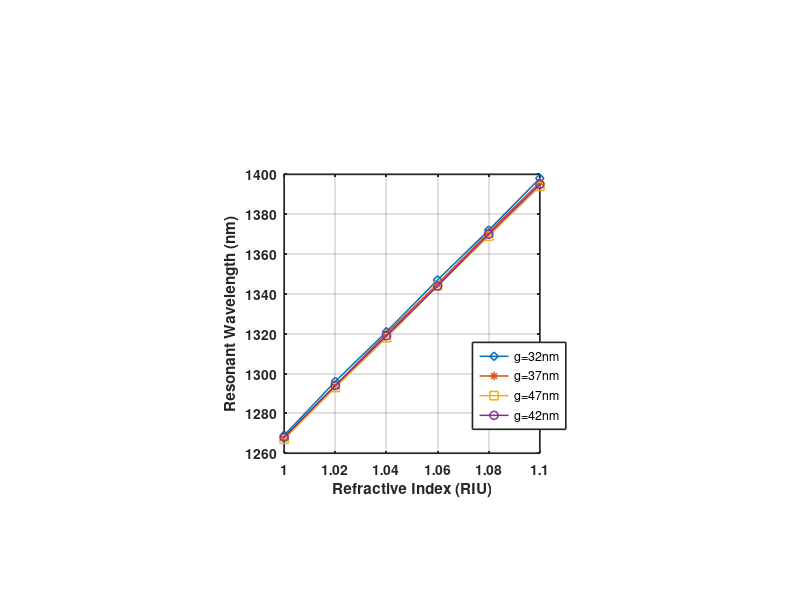

MATLAB code for this plot:


clear; clc;

% Load extracted gap-sweep data (X1: Refractive Index [RIU], YMatrix1: Resonant Wavelength [nm])
load('g_sweep_data.mat', 'X1', 'YMatrix1');

% Create figure
figure('WindowState', 'maximized');

% Create axes
axes1 = axes('Position', ...
    [0.355208333333333 0.244615384615384 0.319583333333333 0.464786324786325]);
hold(axes1, 'on');

% Create multiple line objects using matrix input to plot
plot1 = plot(X1, YMatrix1, 'LineWidth', 1.1);
set(plot1(1), 'DisplayName', 'g=32nm', 'Marker', 'diamond');
set(plot1(2), 'DisplayName', 'g=37nm', 'Marker', '*');
set(plot1(3), 'DisplayName', 'g=47nm', 'Marker', 'square');
set(plot1(4), 'DisplayName', 'g=42nm', 'Marker', 'o');

% Create labels and formatting
ylabel('Resonant Wavelength (nm)', 'FontWeight', 'bold');
xlabel('Refractive Index (RIU)', 'FontWeight', 'bold');
box(axes1, 'on');
grid(axes1, 'on');
hold(axes1, 'off');
set(axes1, 'FontWeight', 'bold', 'LineWidth', 1.2);

% Create legend
legend1 = legend(axes1, 'show');
set(legend1, ...
    'Position', [0.590581627297731 0.284532668029932 0.0634114590535562 0.0938174966602037], ...
    'LineWidth', 1.2);
